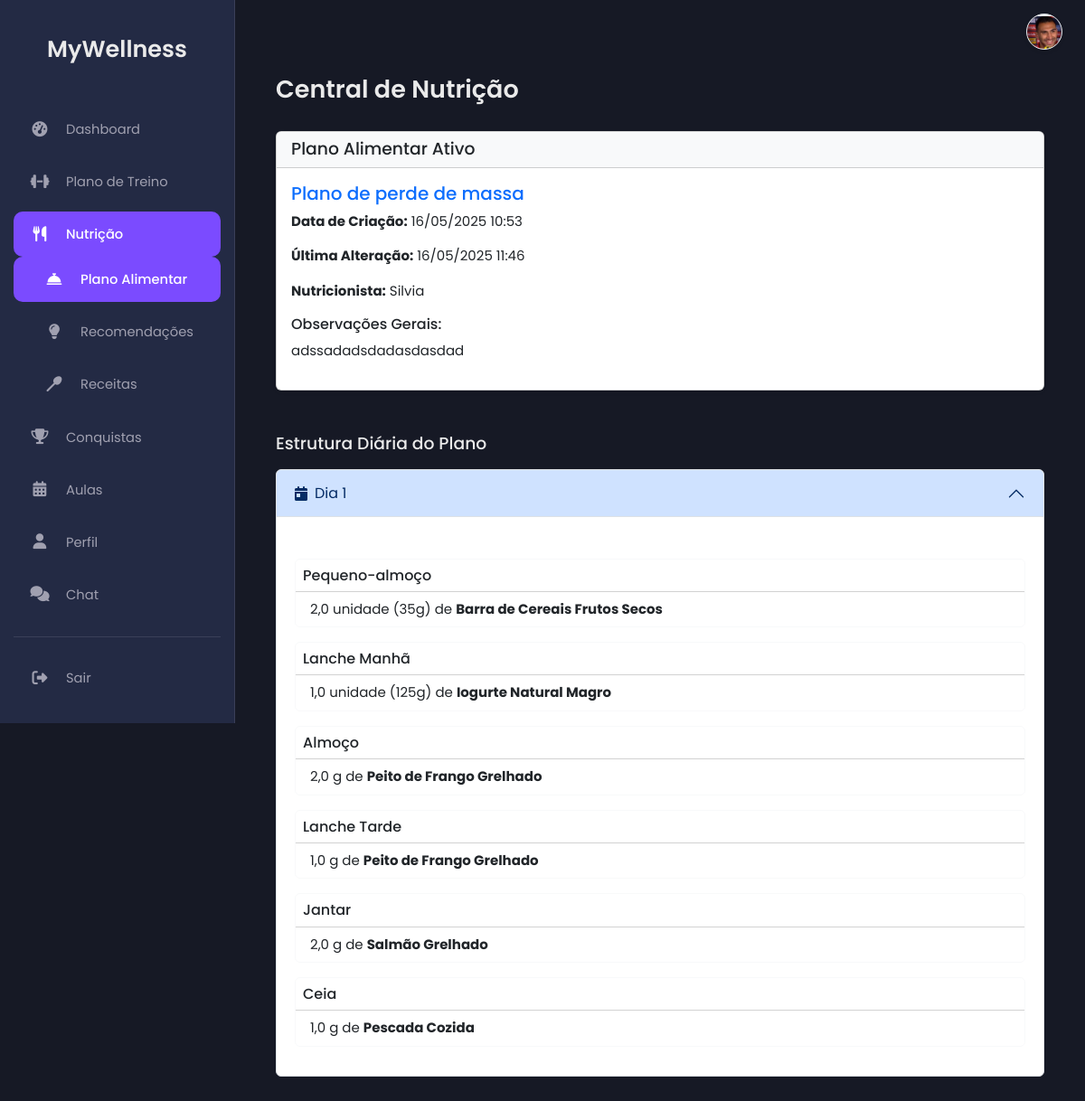
Page /nutrition_hub.php (signed in) on the committed database.
### tables this page shows
CREATE TABLE `diet_plans` (
  `id` int(11) NOT NULL,
  `client_id` int(11) NOT NULL,
  `nutritionist_id` int(11) NOT NULL,
  `title` varchar(255) DEFAULT NULL,
  `plan_details` text NOT NULL,
  `created_at` timestamp NOT NULL DEFAULT current_timestamp(),
  `updated_at` timestamp NOT NULL DEFAULT current_timestamp() ON UPDATE current_timestamp(),
  `is_active` tinyint(1) DEFAULT 0 COMMENT 'Indica se o plano de dieta está ativo (1=Sim, 0=Não)'
);

CREATE TABLE `users` (
  `id` int(11) NOT NULL,
  `name` varchar(100) NOT NULL,
  `email` varchar(100) NOT NULL,
  `numero_telemovel` varchar(25) DEFAULT NULL COMMENT 'Número de telemóvel do utilizador',
  `password` varchar(255) NOT NULL,
  `role` enum('client','trainer','nutritionist','admin','receptionist') DEFAULT NULL,
  `token` varchar(255) DEFAULT NULL,
  `reset_token` varchar(255) DEFAULT NULL,
  `reset_token_expires_at` datetime DEFAULT NULL,
  `first_login` tinyint(1) NOT NULL DEFAULT 1,
  `created_at` timestamp NOT NULL DEFAULT current_timestamp(),
  `profile_picture` varchar(255) DEFAULT NULL
);

CREATE TABLE `diet_plan_meal_foods` (
  `id` int(11) NOT NULL,
  `diet_plan_meal_id` int(11) NOT NULL,
  `food_id` int(11) NOT NULL,
  `quantity` decimal(10,2) NOT NULL,
  `notes` text DEFAULT NULL COMMENT 'Notas específicas para este alimento nesta refeição',
  `created_at` timestamp NOT NULL DEFAULT current_timestamp()
);

CREATE TABLE `diet_plan_meals` (
  `id` int(11) NOT NULL,
  `diet_plan_id` int(11) NOT NULL,
  `meal_name` varchar(255) NOT NULL COMMENT 'Ex: Dia 1 - Pequeno-almoço, Dia 1 - Almoço',
  `meal_order` int(11) DEFAULT 0 COMMENT 'Ordem da refeição dentro do plano',
  `created_at` timestamp NOT NULL DEFAULT current_timestamp()
);

CREATE TABLE `foods` (
  `id` int(11) NOT NULL,
  `name` varchar(150) NOT NULL COMMENT 'Nome do alimento',
  `calories` decimal(10,2) DEFAULT NULL COMMENT 'Calorias por porção (kcal)',
  `protein` decimal(10,2) DEFAULT NULL COMMENT 'Proteínas por porção (g)',
  `carbs` decimal(10,2) DEFAULT NULL COMMENT 'Carboidratos por porção (g)',
  `fat` decimal(10,2) DEFAULT NULL COMMENT 'Gorduras por porção (g)',
  `serving_size` varchar(50) DEFAULT NULL COMMENT 'Tamanho da porção (ex: 100, 1, 2)',
  `unit` varchar(50) DEFAULT NULL COMMENT 'Unidade da porção (ex: g, ml, unidade, fatia)',
  `category_id` int(11) DEFAULT NULL COMMENT 'FK para food_categories.id',
  `added_by_nutritionist_id` int(11) DEFAULT NULL COMMENT 'ID do nutricionista (users.id) que adicionou o alimento',
  `created_at` timestamp NOT NULL DEFAULT current_timestamp(),
  `updated_at` timestamp NOT NULL DEFAULT current_timestamp() ON UPDATE current_timestamp()
);

### nutrition_hub.php (the view, shortened to what this page needs)
<?php
include 'db.php';
include 'header.php';
$page_error = '';
$nutritionist_name = 'N/D';
$plan_details_general = 'Nenhum plano alimentar disponível.';
$daily_meals_data = [];
$stmt = $pdo->prepare("SELECT dp.id, dp.title, dp.plan_details, dp.created_at, dp.updated_at, u.name AS nutritionist_name
                                       FROM diet_plans dp
                                       JOIN users u ON dp.nutritionist_id = u.id
                                       JOIN clients c ON dp.client_id = c.id
                                       WHERE c.user_id = ? AND dp.is_active = 1");
$stmt->execute([$_SESSION['user_id']]);
$diet_plan = $stmt->fetch();
if ($diet_plan) {
    $nutritionist_name = $diet_plan['nutritionist_name'];
    $plan_title = $diet_plan['title'];
    $plan_details_general = $diet_plan['plan_details'];
    $plan_created_at = $diet_plan['created_at'];
    $plan_updated_at = $diet_plan['updated_at'];
    $diet_plan_id = $diet_plan['id'];
    $stmt_meals = $pdo->prepare("
        SELECT
            dpm.id AS meal_id,
            dpm.meal_name,
            dpm.meal_order,
            dpmf.id AS food_item_id,
            dpmf.quantity,
            dpmf.notes,
            f.id AS food_id,
            f.name AS food_name,
            f.unit,
            f.serving_size
        FROM diet_plan_meals dpm
        JOIN diet_plan_meal_foods dpmf ON dpm.id = dpmf.diet_plan_meal_id
        JOIN foods f ON dpmf.food_id = f.id
        WHERE dpm.diet_plan_id = ?
        ORDER BY dpm.meal_order ASC, dpmf.id ASC -- Ordena por ordem da refeição e depois por ordem do alimento
    ");
    $stmt_meals->execute([$diet_plan_id]);
    $meals_data_raw = $stmt_meals->fetchAll(PDO::FETCH_ASSOC);
    $daily_meals_data = organizeMealData($meals_data_raw);
} else {
    $page_error = "Nenhum plano alimentar ativo encontrado. Contacte o seu nutricionista.";
}
?>
<?php include 'sidebar_client.php'; ?>
<?php
function organizeMealData($raw_data) {
    $organized = [];
    foreach ($raw_data as $item) {
        $parts = explode(' - ', $item['meal_name'], 2);
        $day_name = $parts[0] ?? 'Dia Desconhecido';
        $meal_name = $parts[1] ?? 'Refeição Desconhecida';
        if (!isset($organized[$day_name])) {
            $organized[$day_name] = [];
        }
        if (!isset($organized[$day_name][$item['meal_id']])) {
            $organized[$day_name][$item['meal_id']] = [
                'name' => $meal_name,
                'order' => $item['meal_order'],
                'foods' => []
            ];
        }
        $organized[$day_name][$item['meal_id']]['foods'][] = [
            'id' => $item['food_id'],
            'name' => $item['food_name'],
            'quantity' => $item['quantity'],
            'unit' => $item['unit'],
            'serving_size' => $item['serving_size'],
            'notes' => $item['notes']
        ];
    }
    uksort($organized, function($a, $b) {
        $num_a = (int) filter_var($a, FILTER_SANITIZE_NUMBER_INT);
        $num_b = (int) filter_var($b, FILTER_SANITIZE_NUMBER_INT);
        return $num_a <=> $num_b;
    });
    foreach ($organized as &$day_meals) {
        uasort($day_meals, function($a, $b) {
            return $a['order'] <=> $b['order'];
        });
    }
    return $organized;
}
?>
<main class="main-content">
    <div class="container mt-5">
        <h2>Central de Nutrição</h2>
        <?php if ($page_error): ?>
            <div class="alert alert-warning"><?= htmlspecialchars($page_error) ?></div>
        <?php else: ?>
            <div class="card shadow-sm mb-4">
                <div class="card-header bg-light"><h4 class="mb-0 text-dark">Plano Alimentar Ativo</h4></div>
                <div class="card-body">
                    <?php if (!empty($plan_title)): ?>
                        <h5 class="card-title text-primary"><?= htmlspecialchars($plan_title) ?></h5>
                    <?php endif; ?>
                    <p><strong>Data de Criação:</strong> <?= htmlspecialchars(date('d/m/Y H:i', strtotime($plan_created_at))) ?></p>
                    <?php
                    if (strtotime($plan_updated_at) > strtotime($plan_created_at) + 60): ?>
                        <p><strong>Última Alteração:</strong> <?= htmlspecialchars(date('d/m/Y H:i', strtotime($plan_updated_at))) ?></p>
                    <?php endif; ?>
                    <p><strong>Nutricionista:</strong> <?= htmlspecialchars($nutritionist_name) ?></p>
                    <h6>Observações Gerais:</h6>
                    <?php if (!empty($plan_details_general)): ?>
                        <p><?= nl2br(htmlspecialchars($plan_details_general)) ?></p>
                    <?php else: ?>
                        <p class="text-muted fst-italic">Nenhuma observação geral.</p>
                    <?php endif; ?>
                </div>
            </div>
            <h4 class="mb-3 mt-5">Estrutura Diária do Plano</h4>
            <?php if (!empty($daily_meals_data)): ?>
                <div class="accordion" id="dietPlanAccordion">
                    <?php $day_index = 0; foreach ($daily_meals_data as $day_name => $meals_in_day): $day_index++; ?>
                        <div class="accordion-item">
                            <h2 class="accordion-header" id="heading<?= $day_index ?>">
                                <button class="accordion-button <?= $day_index > 1 ? 'collapsed' : '' ?>" type="button" data-bs-toggle="collapse" data-bs-target="#collapse<?= $day_index ?>" aria-expanded="<?= $day_index === 1 ? 'true' : 'false' ?>" aria-controls="collapse<?= $day_index ?>">
                                    <i class="fas fa-calendar-day me-2"></i><?= htmlspecialchars($day_name) ?>
                                </button>
                            </h2>
                            <div id="collapse<?= $day_index ?>" class="accordion-collapse collapse <?= $day_index === 1 ? 'show' : '' ?>" aria-labelledby="heading<?= $day_index ?>" data-bs-parent="#dietPlanAccordion">
                                <div class="accordion-body">
                                    <?php if (!empty($meals_in_day)): ?>
                                        <?php foreach ($meals_in_day as $meal_id => $meal_data): ?>
                                            <div class="card mb-3 border-light">
                                                <div class="card-header p-2 bg-white">
                                                    <h6 class="mb-0"><?= htmlspecialchars($meal_data['name']) ?></h6>
                                                </div>
                                                <ul class="list-group list-group-flush">
                                                    <?php foreach ($meal_data['foods'] as $food): ?>
                                                        <li class="list-group-item py-2 px-3">
                                                            <?= htmlspecialchars(number_format((float)$food['quantity'], 1, ',', '.')) ?> <?= htmlspecialchars($food['unit']) ?> de <strong><?= htmlspecialchars($food['name']) ?></strong>
                                                        </li>
                                                    <?php endforeach; ?>
                                                </ul>
                                            </div>
                                        <?php endforeach; ?>
                                    <?php else: ?>
                                        <p class="text-muted fst-italic">Nenhuma refeição definida para este dia.</p>
                                    <?php endif; ?>
                                </div>
                            </div>
                        </div>
                    <?php endforeach; ?>
                </div>
            <?php else: ?>
                 <p class="text-muted fst-italic">Nenhum detalhe diário configurado para este plano.</p>
            <?php endif; ?>
        </div>
        <?php endif;  ?>
</main>
<?php
include 'footer.php';
?>

### assets/css/dashboard_cliente.css (style rules this page uses)
:root { --bg-dark-primary: #161925; --bg-dark-secondary: #232A44; --text-light: #EAEAEA; --text-muted: #A0A0B0; --accent-color: #7B4BFF; --accent-color-hover: #6a3ffb; --border-color: #3a3f58; --sidebar-width: 260px; --sidebar-width-collapsed: 80px; --font-family: 'Poppins', sans-serif; }
body.dashboard-body { background-color: var(--bg-dark-primary); color: var(--text-light); font-family: var(--font-family); margin: 0; padding: 0; display: flex; min-height: 100vh; font-size: 15px; }
.main-content { margin-left: var(--sidebar-width); padding: 35px 45px; width: calc(100% - var(--sidebar-width)); background-color: var(--bg-dark-primary); transition: margin-left 0.3s ease, width 0.3s ease; overflow-y: auto; }
.main-content h2 { color: var(--text-light); margin-bottom: 30px; font-weight: 600; font-size: 1.8em; }
.main-content h4 { color: var(--text-light); margin-bottom: 15px; font-weight: 500; font-size: 1.25em; }
.container, .container-fluid, .container-lg, .container-md, .container-sm, .container-xl, .container-xxl { padding-left: 0; padding-right: 0; max-width: 100%; }

### assets/css/personalizacao_chat.css (style rules this page uses)
:root { --chat-bg: #FFFFFF; --chat-text: #000000; --chat-border: #D1D1D6; --chat-messages-bg: #FFFFFF; --chat-input-area-bg: #F8F9FA; --chat-input-bg: #FFFFFF; --chat-placeholder-text: #8A8A8E; --chat-sent-bg: #007AFF; --chat-sent-bg-rgb: 0, 122, 255; --chat-sent-text: #FFFFFF; --chat-received-bg: #E5E5EA; --chat-received-text: #000000; --chat-timestamp-sent: #d1eaff; --chat-timestamp-received: #6c757d; }

### rows in the picture
diet_plans: title "Plano de perde de massa", created_at "16/05/2025 10:53", updated_at "16/05/2025 11:46", nutritionist.name "Silvia", plan_details "adssadadsdadasdasdad"
diet_plan_meal_foods: diet_plan_meal.meal_name "Dia 1", name "Pequeno-almoço", name "Lanche Manhã", name "Almoço", name "Lanche Tarde", name "Jantar", name "Ceia", quantity "1,0", food.unit "g", food.name "Pescada Cozida"
diet_plan_meal_foods: quantity "2,0", food.unit "unidade (35g)", food.name "Barra de Cereais Frutos Secos"
diet_plan_meal_foods: quantity "1,0", food.unit "unidade (125g)", food.name "Iogurte Natural Magro"
diet_plan_meal_foods: quantity "2,0", food.unit "g", food.name "Peito de Frango Grelhado"
diet_plan_meal_foods: quantity "1,0", food.unit "g", food.name "Peito de Frango Grelhado"
diet_plan_meal_foods: quantity "2,0", food.unit "g", food.name "Salmão Grelhado"
